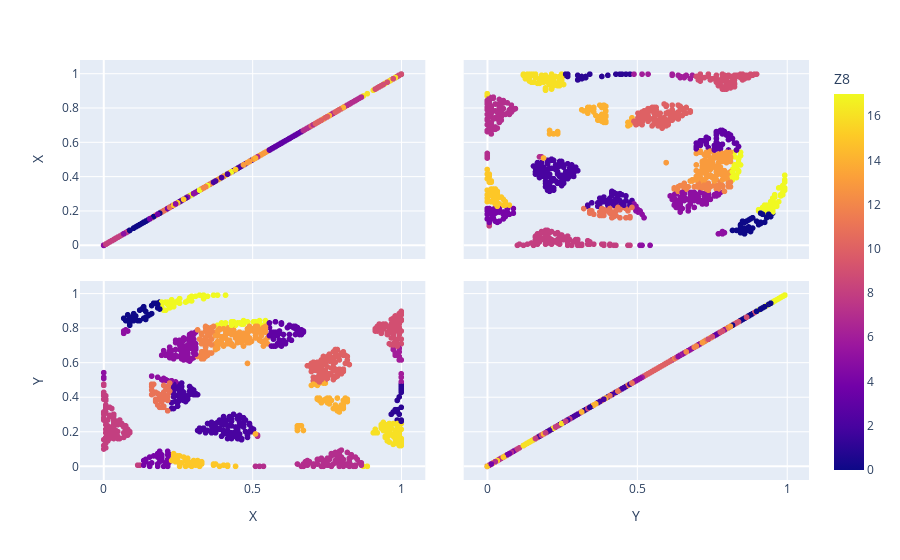

The cell this chart's notebook holds for it:
### Code cell
df_pred_distance=pd.DataFrame(pd.concat([pd.DataFrame(X_test,columns=['X','Y']),pd.DataFrame(Y_pred_1,columns=[select_name_Z])],axis=1))
fig = px.scatter_matrix(df_pred_distance,
    dimensions=['X','Y'],
    color=select_name_Z)
fig.show()

### Figure 1 — Plotly figure (JSON) as saved in the notebook; plotly's stock layout.template omitted (floating-point values rounded to 4 significant figures; data arrays with more than 128 entries replaced by an {"elided": "..."} marker saying what was removed)
{"data": [{"dimensions": [{"axis": {"matches": true}, "label": "X", "values": {"elided": "1071 float values"}}, {"axis": {"matches": true}, "label": "Y", "values": {"elided": "1071 float values"}}], "hovertemplate": "%{xaxis.title.text}=%{x}<br>%{yaxis.title.text}=%{y}<br>Z8=%{marker.color}<extra></extra>", "legendgroup": "", "marker": {"color": {"elided": "1071 int values"}, "coloraxis": "coloraxis", "symbol": "circle"}, "name": "", "showlegend": false, "type": "splom"}], "layout": {"coloraxis": {"colorbar": {"title": {"text": "Z8"}}, "colorscale": [[0, "#0d0887"], [0.1111, "#46039f"], [0.2222, "#7201a8"], [0.3333, "#9c179e"], [0.4444, "#bd3786"], [0.5556, "#d8576b"], [0.6667, "#ed7953"], [0.7778, "#fb9f3a"], [0.8889, "#fdca26"], [1, "#f0f921"]]}, "dragmode": "select", "legend": {"tracegroupgap": 0}, "margin": {"t": 60}}}
